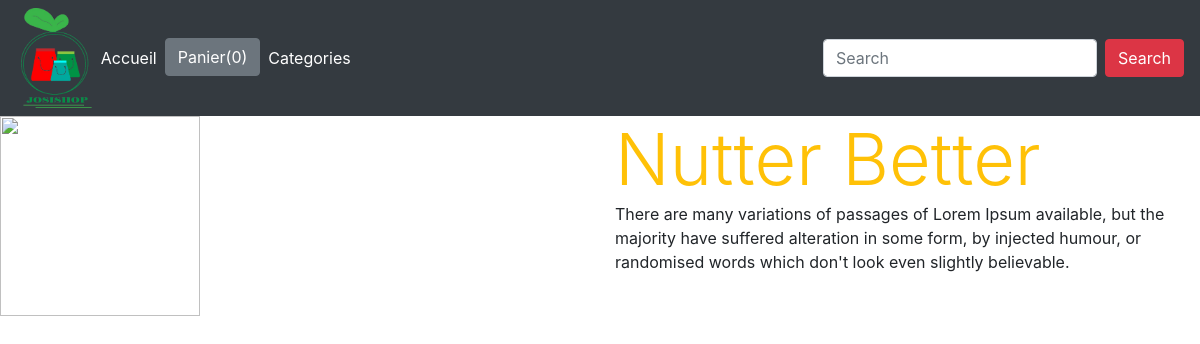
The page /5 on the database its author committed.
### produit/models.py (models this page shows, shortened)
class Produit(models.Model):
    title = models.CharField(max_length=225)
    price = models.FloatField()
    descri = models.TextField()
    category = models.ForeignKey(Category, related_name='categorie', on_delete=models.CASCADE)
    image = models.CharField(max_length=5000)
    date_sent = models.DateField(auto_now=True)
    class Meta:
        ordering = ['date_sent']

### produit/views.py (the view)
# urls.py: path('<int:myid>', details, name='details'),
def details(request, myid):
    produit_object = Produit.objects.get(id=myid)
    return render(request, 'details.html', {'produit':produit_object})

### templates/details.html (shortened to what this page needs)
{% extends 'base.html' %}
{% block content %}
<div class="row">
    <div class="col-md-6">
        <div>
            <img src="{{ produit.image }}" width="200px" height="200px" alt="">
        </div>
    </div>
    <div class="col-md-6">
        <div class="text-warning display-3">
            {{ produit.title }}
        </div>
        <div>
            {{ produit.descri }}
        </div>
    </div>
</div>
{% endblock %}

### rows shown on the page
Produit: title "Nutter Better", descri "There are many variations of passages of Lorem Ipsum available, but the majority have suffered alteration in some form, by injected humour, or randomised words which don't look even slightly believable."
